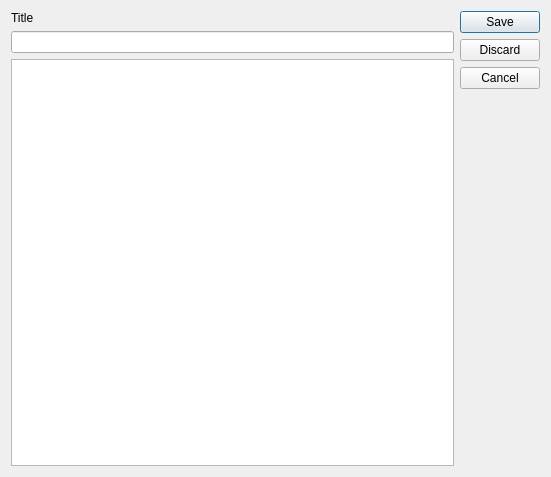
<?xml version="1.0" encoding="UTF-8"?>
<ui version="4.0">
 <class>Dialog</class>
 <widget class="QDialog" name="Dialog">
  <property name="geometry">
   <rect>
    <x>0</x>
    <y>0</y>
    <width>551</width>
    <height>477</height>
   </rect>
  </property>
  <property name="windowTitle">
   <string>Dialog</string>
  </property>
  <layout class="QHBoxLayout" name="horizontalLayout_3">
   <item>
    <layout class="QVBoxLayout" name="verticalLayout">
     <item>
      <widget class="QLabel" name="label">
       <property name="text">
        <string>Title</string>
       </property>
      </widget>
     </item>
     <item>
      <widget class="QLineEdit" name="lineEdit"/>
     </item>
     <item>
      <widget class="QTextEdit" name="textEdit"/>
     </item>
    </layout>
   </item>
   <item>
    <widget class="QDialogButtonBox" name="buttonBox">
     <property name="orientation">
      <enum>Qt::Orientation::Vertical</enum>
     </property>
     <property name="standardButtons">
      <set>QDialogButtonBox::StandardButton::Cancel|QDialogButtonBox::StandardButton::Discard|QDialogButtonBox::StandardButton::Save</set>
     </property>
    </widget>
   </item>
  </layout>
 </widget>
 <resources/>
 <connections>
  <connection>
   <sender>buttonBox</sender>
   <signal>accepted()</signal>
   <receiver>Dialog</receiver>
   <slot>accept()</slot>
   <hints>
    <hint type="sourcelabel">
     <x>248</x>
     <y>254</y>
    </hint>
    <hint type="destinationlabel">
     <x>157</x>
     <y>274</y>
    </hint>
   </hints>
  </connection>
  <connection>
   <sender>buttonBox</sender>
   <signal>rejected()</signal>
   <receiver>Dialog</receiver>
   <slot>reject()</slot>
   <hints>
    <hint type="sourcelabel">
     <x>316</x>
     <y>260</y>
    </hint>
    <hint type="destinationlabel">
     <x>286</x>
     <y>274</y>
    </hint>
   </hints>
  </connection>
 </connections>
</ui>
